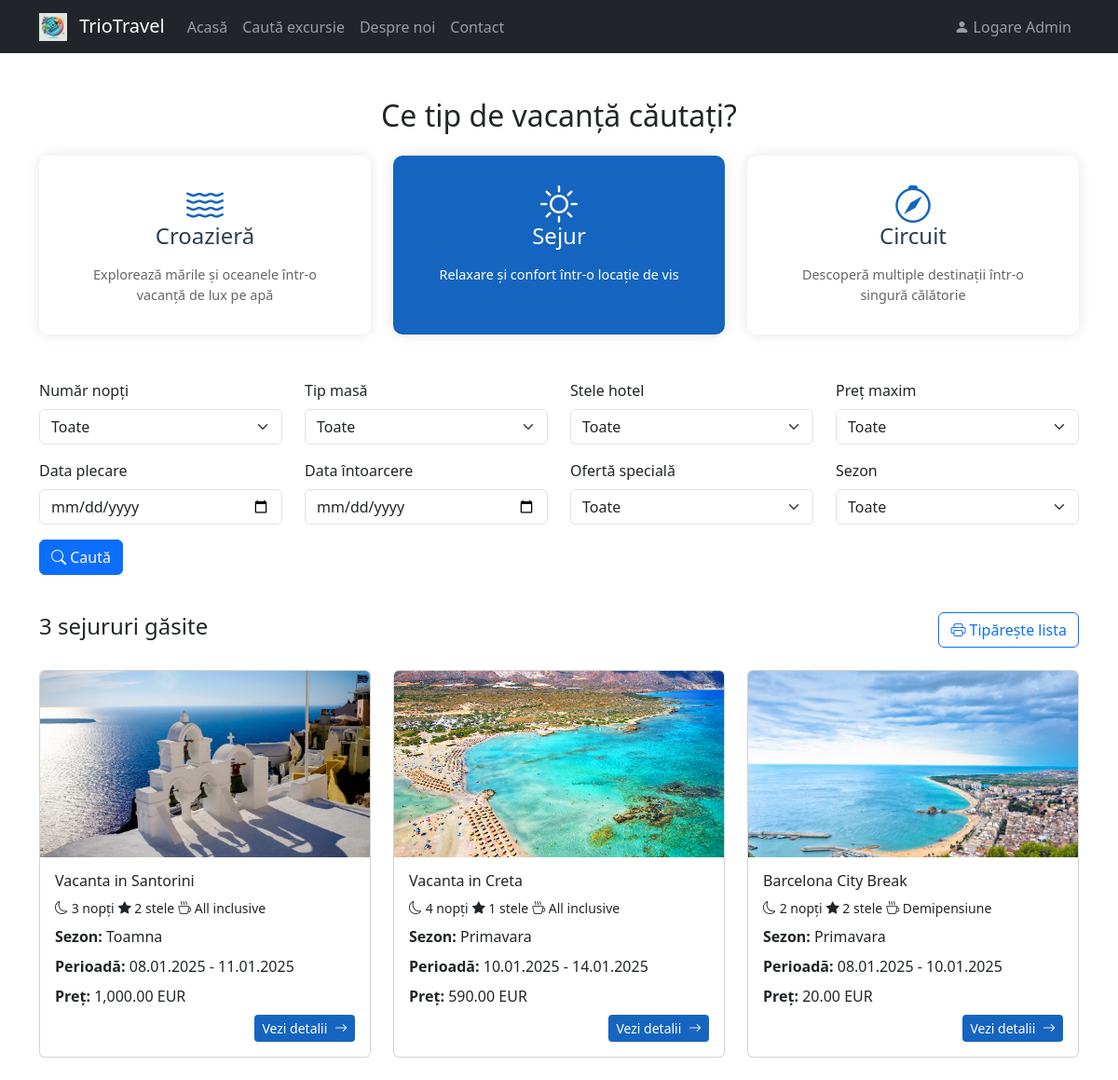
The page /cauta_excursie.php?tip=sejur on the database its author committed.
### tables this page shows
CREATE TABLE IF NOT EXISTS `excursii` (
  `id` bigint UNSIGNED NOT NULL AUTO_INCREMENT,
  `tip` varchar(50) NOT NULL,
  `oferta_speciala` varchar(50) DEFAULT NULL,
  `tip_masa` varchar(50) DEFAULT NULL,
  `sezon_id` int DEFAULT NULL,
  `nume` varchar(200) NOT NULL,
  `descriere` text,
  `data_inceput` date NOT NULL,
  `data_sfarsit` date NOT NULL,
  `pret_cazare_per_persoana` decimal(10,2) NOT NULL,
  `creat_la` timestamp NULL DEFAULT CURRENT_TIMESTAMP,
  `poza1` varchar(255) DEFAULT NULL,
  `poza2` varchar(255) DEFAULT NULL,
  `status` enum('activ','inactiv','anulat') DEFAULT 'activ',
  `tip_cazare_id` bigint UNSIGNED NOT NULL,
  `locatie_id` bigint UNSIGNED NOT NULL,
  `numar_nopti` int NOT NULL,
  PRIMARY KEY (`id`),
  UNIQUE KEY `id` (`id`),
  KEY `idx_excursii_date_tip` (`data_inceput`,`data_sfarsit`,`tip`),
  KEY `idx_excursii_status` (`status`),
  KEY `fk_excursii_tip_cazare` (`tip_cazare_id`),
  KEY `fk_excursii_locatii` (`locatie_id`)
);

CREATE TABLE IF NOT EXISTS `sejururi` (
  `id` int NOT NULL AUTO_INCREMENT,
  `excursie_id` int NOT NULL,
  `tip_camera` varchar(100) DEFAULT NULL,
  `rating_hotel` int DEFAULT NULL,
  `facilitati_hotel` text,
  PRIMARY KEY (`id`),
  KEY `excursie_id` (`excursie_id`)
);

CREATE TABLE IF NOT EXISTS `sezoane` (
  `id` bigint UNSIGNED NOT NULL AUTO_INCREMENT,
  `nume` varchar(50) NOT NULL,
  `creat_la` timestamp NULL DEFAULT CURRENT_TIMESTAMP,
  PRIMARY KEY (`id`),
  UNIQUE KEY `id` (`id`)
);

### cauta_excursie.php (the view, shortened to what this page needs)
<?php
include 'navbar.php';
require_once 'conexiune.php';
$tip_curent = isset($_GET['tip']) ? $_GET['tip'] : 'croaziera';
?>
<!DOCTYPE html>
<html lang="ro">
<head>
    <link href="https://cdn.jsdelivr.net/npm/bootstrap@5.3.2/dist/css/bootstrap.min.css" rel="stylesheet">
    <link href="https://cdn.jsdelivr.net/npm/bootstrap-icons@1.11.1/font/bootstrap-icons.css" rel="stylesheet">
</head>
<body>
    <div class="container mt-5">
        <h2 class="text-center mb-4">Ce tip de vacanță căutați?</h2>
        <div class="row justify-content-center mb-5">
            <div class="col-md-4">
                <a href="?tip=croaziera" class="text-decoration-none">
                    <div class="tip-excursie <?php echo $tip_curent == 'croaziera' ? 'active' : ''; ?>">
                        <i class="bi bi-water"></i>
                        <h4>Croazieră</h4>
                        <p>Explorează mările și oceanele într-o vacanță de lux pe apă</p>
                    </div>
                </a>
            </div>
            <div class="col-md-4">
                <a href="?tip=sejur" class="text-decoration-none">
                    <div class="tip-excursie <?php echo $tip_curent == 'sejur' ? 'active' : ''; ?>">
                        <i class="bi bi-sun"></i>
                        <h4>Sejur</h4>
                        <p>Relaxare și confort într-o locație de vis</p>
                    </div>
                </a>
            </div>
            <div class="col-md-4">
                <a href="?tip=circuit" class="text-decoration-none">
                    <div class="tip-excursie <?php echo $tip_curent == 'circuit' ? 'active' : ''; ?>">
                        <i class="bi bi-compass"></i>
                        <h4>Circuit</h4>
                        <p>Descoperă multiple destinații într-o singură călătorie</p>
                    </div>
                </a>
            </div>
        </div>
        <?php if ($tip_curent == 'sejur'): ?>
            <div class="formular-cautare">
                <form method="GET" action="">
                    <div class="row">
                        <div class="col-md-3 mb-3">
                            <label for="numar_nopti" class="form-label">Număr nopți</label>
                            <select name="numar_nopti" id="numar_nopti" class="form-select">
                                <option value="">Toate</option>
                            </select>
                        </div>
                        <div class="col-md-3 mb-3">
                            <label for="tip_masa" class="form-label">Tip masă</label>
                            <select name="tip_masa" id="tip_masa" class="form-select">
                                <option value="" >Toate</option>
                            </select>
                        </div>
                        <div class="col-md-3 mb-3">
                            <label for="rating_hotel" class="form-label">Stele hotel</label>
                            <select name="rating_hotel" id="rating_hotel" class="form-select">
                                <option value="">Toate</option>
                            </select>
                        </div>
                        <div class="col-md-3 mb-3">
                            <label for="pret_maxim" class="form-label">Preț maxim</label>
                            <select name="pret_maxim" id="pret_maxim" class="form-select">
                                <option value="">Toate</option>
                            </select>
                        </div>
                            <div class="col-md-3 mb-3">
                            <label for="data_plecare" class="form-label">Data plecare</label>
                            <input type="date" name="data_plecare" id="data_plecare" class="form-control"
                                   value="<?php echo isset($_GET['data_plecare']) ? $_GET['data_plecare'] : ''; ?>">
                        </div>
                        <div class="col-md-3 mb-3">
                            <label for="data_intoarcere" class="form-label ">Data întoarcere</label>
                            <input type="date" name="data_intoarcere" id="data_intoarcere" class="form-control"
                                   value="<?php echo isset($_GET['data_intoarcere']) ? $_GET['data_intoarcere'] : ''; ?>">
                        </div>
                        <div class="col-md-3 mb-3">
                            <label for="oferta_speciala" class="form-label">Ofertă specială</label>
                            <select name="oferta_speciala" id="oferta_speciala" class="form-select">
                                <option value="">Toate</option>
                            </select>
                        </div>
                        <div class="col-md-3 mb-3">
                            <label for"sezon_id" class="form-label">Sezon</label>
                            <select name="sezon_id" id="sezon_id" class="form-select">
                                <option value="">Toate</option>
                            </select>
                        </div>
                        <div class="col-md-3 mb-3 d-flex align-items-end">
                        <button type="submit" name="cauta" class="btn btn-primary">
                            <i class="bi bi-search"></i> Caută
                        </button>
                    </div>
                    </div>
                </form>
            </div>
            <?php
            $sql = "SELECT *, e.id as id_ex, e.nume as nume_ex, s.nume as sezon FROM excursii e
                    JOIN sejururi sj on e.id = sj.excursie_id
                    LEFT JOIN sezoane s ON e.sezon_id = s.id
                    WHERE LOWER(e.tip) LIKE '%sejur%'";
            $result = $conn->query($sql);
            if ($result && $result->num_rows > 0): ?>
                <div class="d-flex justify-content-between align-items-center mt-4 mb-4">
                    <h4><?php echo $result->num_rows; ?> sejururi găsite</h4>
                    <button onclick="window.print()" class="btn btn-outline-primary d-print-none">
                        <i class="bi bi-printer"></i> Tipărește lista
                    </button>
                </div>
                <div class="row">
                    <?php while ($row = $result->fetch_assoc()): ?>
                        <div class="col-md-4 mb-4">
                            <div class="card h-100">
                                <?php if ($row['poza1']): ?>
                                    <img src="uploads/<?php echo htmlspecialchars($row['poza1']); ?>"
                                         class="card-img-top" style="height: 200px; object-fit: cover;"
                                         alt="<?php echo htmlspecialchars($row['nume_ex']); ?>">
                                <?php endif; ?>
                                <div class="card-body">
                                    <h6 class="card-title"><?php echo htmlspecialchars($row['nume_ex']); ?></h6>
                                    <div class="d-flex flex-wrap gap-1 mb-2">
                                        <span class="badge-custom small">
                                            <i class="bi bi-moon"></i> <?php echo htmlspecialchars($row['numar_nopti']); ?> nopți
                                        </span>
                                        <span class="badge-custom small">
                                            <i class="bi bi-star-fill"></i> <?php echo htmlspecialchars($row['rating_hotel']); ?> stele
                                        </span>
                                        <span class="badge-custom small">
                                            <i class="bi bi-cup-hot"></i> <?php echo htmlspecialchars($row['tip_masa']); ?>
                                        </span>
                                    </div>
                                    <p class="card-text mb-2">
                                        <strong>Sezon:</strong> <?php echo htmlspecialchars($row['sezon']); ?>
                                    </p>
                                    <p class="card-text mb-2">
                                        <strong>Perioadă:</strong>
                                        <?php echo date('d.m.Y', strtotime($row['data_inceput'])) . ' - ' . date('d.m.Y', strtotime($row['data_sfarsit'])); ?>
                                    </p>
                                    <p class="card-text mb-2">
                                        <strong>Preț:</strong>
                                        <?php echo number_format($row['pret_cazare_per_persoana'], 2); ?> EUR
                                    </p>
                                    <div class="text-end">
                                        <a href="rezervare.php?id=<?php echo $row['id_ex']; ?>" class="btn btn-sm btn-detalii">
                                            Vezi detalii <i class="bi bi-arrow-right ms-1"></i>
                                        </a>
                                    </div>
                                </div>
                            </div>
                        </div>
                    <?php endwhile; ?>
                </div>
            <?php endif; ?>
        <?php endif; ?>
    </div>
</body>
</html>

### cauta_excursie.php (style rules this page uses)
.tip-excursie { text-align: center; padding: 2rem; border-radius: 10px; background: white; box-shadow: 0 0 15px rgba(0,0,0,0.1); transition: all 0.3s ease; cursor: pointer; height: 100%; color: #333; }
.tip-excursie i { font-size: 2.5rem; color: #1565c0; margin-bottom: 1rem; }
.tip-excursie h4 { color: #2c3e50; margin-bottom: 1rem; }
.tip-excursie p { color: #666; margin-bottom: 0; font-size: 0.9rem; }
.tip-excursie.active { background: #1565c0; color: white; }
.tip-excursie.active i, .tip-excursie.active h4, .tip-excursie.active p { color: white; }
.btn-detalii { background-color: #1565c0; color: white; border: none; transition: all 0.3s ease; }

### rows shown on the page
excursii: poza1 (picture), nume "Vacanta in Santorini", numar_nopti "3", sejururi.rating_hotel "2", tip_masa "All inclusive", sezoane.nume "Toamna", data_inceput "08.01.2025", data_sfarsit "11.01.2025", pret_cazare_per_persoana "1,000.00"
excursii: poza1 (picture), nume "Vacanta in Creta", numar_nopti "4", sejururi.rating_hotel "1", tip_masa "All inclusive", sezoane.nume "Primavara", data_inceput "10.01.2025", data_sfarsit "14.01.2025", pret_cazare_per_persoana "590.00"
excursii: poza1 (picture), nume "Barcelona City Break", numar_nopti "2", sejururi.rating_hotel "2", tip_masa "Demipensiune", sezoane.nume "Primavara", data_inceput "08.01.2025", data_sfarsit "10.01.2025", pret_cazare_per_persoana "20.00"

### other values the page prints
$result->num_rows "3"
